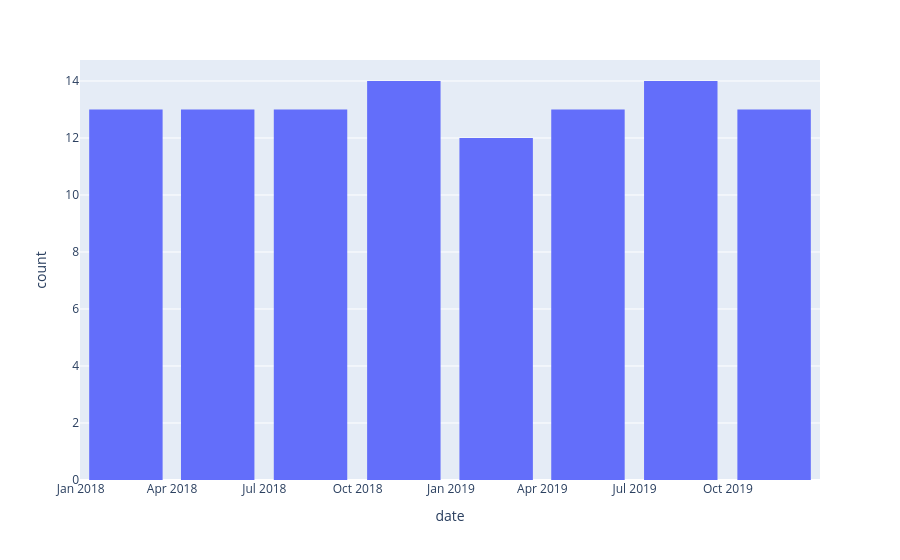

This figure's notebook cell:
### Markdown cell above
Histograms on Date Data

### Code cell
df = px.data.stocks()
fig = px.histogram(df, x="date")
fig.update_layout(bargap=0.2)
fig.show()

### Figure 1 — Plotly figure (JSON) as saved in the notebook; plotly's stock layout.template omitted (floating-point values rounded to 4 significant figures)
{"data": [{"bingroup": "x", "hovertemplate": "date=%{x}<br>count=%{y}<extra></extra>", "legendgroup": "", "marker": {"color": "#636efa", "pattern": {"shape": ""}}, "name": "", "orientation": "v", "showlegend": false, "type": "histogram", "x": ["2018-01-01", "2018-01-08", "2018-01-15", "2018-01-22", "2018-01-29", "2018-02-05", "2018-02-12", "2018-02-19", "2018-02-26", "2018-03-05", "2018-03-12", "2018-03-19", "2018-03-26", "2018-04-02", "2018-04-09", "2018-04-16", "2018-04-23", "2018-04-30", "2018-05-07", "2018-05-14", "2018-05-21", "2018-05-28", "2018-06-04", "2018-06-11", "2018-06-18", "2018-06-25", "2018-07-02", "2018-07-09", "2018-07-16", "2018-07-23", "2018-07-30", "2018-08-06", "2018-08-13", "2018-08-20", "2018-08-27", "2018-09-03", "2018-09-10", "2018-09-17", "2018-09-24", "2018-10-01", "2018-10-08", "2018-10-15", "2018-10-22", "2018-10-29", "2018-11-05", "2018-11-12", "2018-11-19", "2018-11-26", "2018-12-03", "2018-12-10", "2018-12-17", "2018-12-24", "2018-12-31", "2019-01-07", "2019-01-14", "2019-01-21", "2019-01-28", "2019-02-04", "2019-02-11", "2019-02-18", "2019-02-25", "2019-03-04", "2019-03-11", "2019-03-18", "2019-03-25", "2019-04-01", "2019-04-08", "2019-04-15", "2019-04-22", "2019-04-29", "2019-05-06", "2019-05-13", "2019-05-20", "2019-05-27", "2019-06-03", "2019-06-10", "2019-06-17", "2019-06-24", "2019-07-01", "2019-07-08", "2019-07-15", "2019-07-22", "2019-07-29", "2019-08-05", "2019-08-12", "2019-08-19", "2019-08-26", "2019-09-02", "2019-09-09", "2019-09-16", "2019-09-23", "2019-09-30", "2019-10-07", "2019-10-14", "2019-10-21", "2019-10-28", "2019-11-04", "2019-11-11", "2019-11-18", "2019-11-25", "2019-12-02", "2019-12-09", "2019-12-16", "2019-12-23", "2019-12-30"], "xaxis": "x", "yaxis": "y"}], "layout": {"bargap": 0.2, "barmode": "relative", "legend": {"tracegroupgap": 0}, "margin": {"t": 60}, "xaxis": {"anchor": "y", "domain": [0, 1], "title": {"text": "date"}}, "yaxis": {"anchor": "x", "domain": [0, 1], "title": {"text": "count"}}}}
